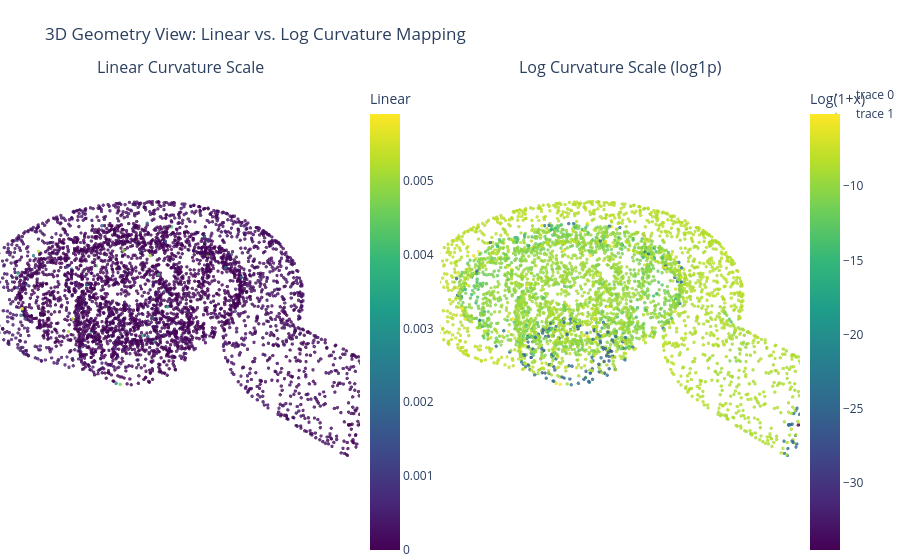

This figure's notebook cell:
### Code cell
# 1. Get points and curvature data
pts = sampled["points"]        # Shape: (8192, 3)
curvs = sampled["curvature"].flatten() if sampled["curvature"] is not None else np.zeros(len(pts))

# Apply log transform
curvs_log = np.log(curvs)

# 2. Render Side-by-Side 3D Point Clouds in Plotly
fig = make_subplots(
    rows=1, cols=2,
    specs=[[{'type': 'scene'}, {'type': 'scene'}]],
    subplot_titles=("Linear Curvature Scale", "Log Curvature Scale (log1p)")
)

# Left: Linear Scale Plot
fig.add_trace(
    go.Scatter3d(
        x=pts[:, 0], y=pts[:, 1], z=pts[:, 2],
        mode='markers',
        marker=dict(
            size=2,
            color=curvs,
            colorscale='Viridis',
            opacity=0.8,
            colorbar=dict(title="Linear", x=0.45)
        )
    ),
    row=1, col=1
)

# Right: Log Scale Plot
fig.add_trace(
    go.Scatter3d(
        x=pts[:, 0], y=pts[:, 1], z=pts[:, 2],
        mode='markers',
        marker=dict(
            size=2,
            color=curvs_log,
            colorscale='Viridis',
            opacity=0.8,
            colorbar=dict(title="Log(1+x)", x=1.0)
        )
    ),
    row=1, col=2
)

# Clean up layout and turn off default background grid lines
fig.update_layout(
    title_text="3D Geometry View: Linear vs. Log Curvature Mapping",
    scene=dict(xaxis=dict(visible=False), yaxis=dict(visible=False), zaxis=dict(visible=False)),
    scene2=dict(xaxis=dict(visible=False), yaxis=dict(visible=False), zaxis=dict(visible=False)),
    margin=dict(l=0, r=0, b=0, t=80)
)
fig.show()

# 3. Plot Side-by-Side Histograms (Seaborn)
fig_hist, axes = plt.subplots(1, 2, figsize=(14, 4))

# Left: Raw Curvature Distribution
sns.histplot(curvs, ax=axes[0], bins=50, color='#6b21a8', kde=True)
axes[0].set_title("Distribution of Raw Curvature (Linear)")
axes[0].set_xlabel("Raw Curvature")
axes[0].set_ylabel("Count")

# Right: Log-Curvature Distribution
sns.histplot(curvs_log, ax=axes[1], bins=50, color='#0f766e', kde=True)
axes[1].set_title("Distribution of Log-Curvature (log)")
axes[1].set_xlabel("Log-Curvature Value")
axes[1].set_ylabel("Count")

plt.tight_layout()
plt.show()

### Figure 1 — Plotly figure (JSON) as saved in the notebook; plotly's stock layout.template omitted (floating-point values rounded to 4 significant figures; data arrays with more than 128 entries replaced by an {"elided": "..."} marker saying what was removed)
{"data": [{"marker": {"color": {"elided": "4096 float values"}, "colorbar": {"title": {"text": "Linear"}, "x": 0.45}, "colorscale": [[0, "#440154"], [0.1111, "#482878"], [0.2222, "#3e4989"], [0.3333, "#31688e"], [0.4444, "#26828e"], [0.5556, "#1f9e89"], [0.6667, "#35b779"], [0.7778, "#6ece58"], [0.8889, "#b5de2b"], [1, "#fde725"]], "opacity": 0.8, "size": 2}, "mode": "markers", "scene": "scene", "type": "scatter3d", "x": {"elided": "4096 float values"}, "y": {"elided": "4096 float values"}, "z": {"elided": "4096 float values"}}, {"marker": {"color": {"elided": "4096 float values"}, "colorbar": {"title": {"text": "Log(1+x)"}, "x": 1}, "colorscale": [[0, "#440154"], [0.1111, "#482878"], [0.2222, "#3e4989"], [0.3333, "#31688e"], [0.4444, "#26828e"], [0.5556, "#1f9e89"], [0.6667, "#35b779"], [0.7778, "#6ece58"], [0.8889, "#b5de2b"], [1, "#fde725"]], "opacity": 0.8, "size": 2}, "mode": "markers", "scene": "scene2", "type": "scatter3d", "x": {"elided": "4096 float values"}, "y": {"elided": "4096 float values"}, "z": {"elided": "4096 float values"}}], "layout": {"annotations": [{"font": {"size": 16}, "showarrow": false, "text": "Linear Curvature Scale", "x": 0.225, "xanchor": "center", "xref": "paper", "y": 1, "yanchor": "bottom", "yref": "paper"}, {"font": {"size": 16}, "showarrow": false, "text": "Log Curvature Scale (log1p)", "x": 0.775, "xanchor": "center", "xref": "paper", "y": 1, "yanchor": "bottom", "yref": "paper"}], "margin": {"b": 0, "l": 0, "r": 0, "t": 80}, "scene": {"domain": {"x": [0, 0.45], "y": [0, 1]}, "xaxis": {"visible": false}, "yaxis": {"visible": false}, "zaxis": {"visible": false}}, "scene2": {"domain": {"x": [0.55, 1], "y": [0, 1]}, "xaxis": {"visible": false}, "yaxis": {"visible": false}, "zaxis": {"visible": false}}, "title": {"text": "3D Geometry View: Linear vs. Log Curvature Mapping"}}}
